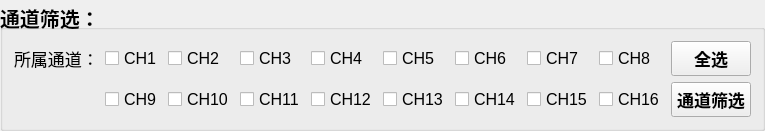
         <widget class="QGroupBox" name="groupBox_select">
          <property name="font">
           <font>
            <pointsize>15</pointsize>
            <weight>75</weight>
            <bold>true</bold>
           </font>
          </property>
          <property name="autoFillBackground">
           <bool>false</bool>
          </property>
          <property name="title">
           <string>通道筛选：</string>
          </property>
          <property name="alignment">
           <set>Qt::AlignBottom|Qt::AlignLeading|Qt::AlignLeft</set>
          </property>
          <property name="flat">
           <bool>false</bool>
          </property>
          <property name="checkable">
           <bool>false</bool>
          </property>
          <layout class="QGridLayout" name="gridLayout_5">
           <item row="1" column="10">
            <widget class="QPushButton" name="pbtn_SelectCH">
             <property name="minimumSize">
              <size>
               <width>0</width>
               <height>35</height>
              </size>
             </property>
             <property name="font">
              <font>
               <pointsize>13</pointsize>
               <weight>75</weight>
               <bold>true</bold>
              </font>
             </property>
             <property name="text">
              <string>通道筛选</string>
             </property>
            </widget>
           </item>
           <item row="0" column="0">
            <widget class="QLabel" name="label_2">
             <property name="font">
              <font>
               <pointsize>13</pointsize>
               <weight>50</weight>
               <bold>false</bold>
              </font>
             </property>
             <property name="text">
              <string>所属通道：</string>
             </property>
            </widget>
           </item>
           <item row="1" column="6">
            <widget class="QCheckBox" name="ckbox_CH13">
             <property name="enabled">
              <bool>true</bool>
             </property>
             <property name="font">
              <font>
               <pointsize>12</pointsize>
               <weight>50</weight>
               <bold>false</bold>
              </font>
             </property>
             <property name="text">
              <string>CH13</string>
             </property>
             <property name="checked">
              <bool>false</bool>
             </property>
             <property name="tristate">
              <bool>false</bool>
             </property>
            </widget>
           </item>
           <item row="0" column="5">
            <widget class="QCheckBox" name="ckbox_CH4">
             <property name="font">
              <font>
               <pointsize>12</pointsize>
               <weight>50</weight>
               <bold>false</bold>
              </font>
             </property>
             <property name="text">
              <string>CH4</string>
             </property>
             <property name="checked">
              <bool>false</bool>
             </property>
            </widget>
           </item>
           <item row="1" column="8">
            <widget class="QCheckBox" name="ckbox_CH15">
             <property name="enabled">
              <bool>true</bool>
             </property>
             <property name="font">
              <font>
               <pointsize>12</pointsize>
               <weight>50</weight>
               <bold>false</bold>
              </font>
             </property>
             <property name="text">
              <string>CH15</string>
             </property>
             <property name="checked">
              <bool>false</bool>
             </property>
             <property name="tristate">
              <bool>false</bool>
             </property>
            </widget>
           </item>
           <item row="1" column="4">
            <widget class="QCheckBox" name="ckbox_CH11">
             <property name="enabled">
              <bool>true</bool>
             </property>
             <property name="font">
              <font>
               <pointsize>12</pointsize>
               <weight>50</weight>
               <bold>false</bold>
              </font>
             </property>
             <property name="text">
              <string>CH11</string>
             </property>
             <property name="checked">
              <bool>false</bool>
             </property>
             <property name="tristate">
              <bool>false</bool>
             </property>
            </widget>
           </item>
           <item row="1" column="5">
            <widget class="QCheckBox" name="ckbox_CH12">
             <property name="enabled">
              <bool>true</bool>
             </property>
             <property name="font">
              <font>
               <pointsize>12</pointsize>
               <weight>50</weight>
               <bold>false</bold>
              </font>
             </property>
             <property name="text">
              <string>CH12</string>
             </property>
             <property name="checked">
              <bool>false</bool>
             </property>
             <property name="tristate">
              <bool>false</bool>
             </property>
            </widget>
           </item>
           <item row="1" column="3">
            <widget class="QCheckBox" name="ckbox_CH10">
             <property name="enabled">
              <bool>true</bool>
             </property>
             <property name="font">
              <font>
               <pointsize>12</pointsize>
               <weight>50</weight>
               <bold>false</bold>
              </font>
             </property>
             <property name="text">
              <string>CH10</string>
             </property>
             <property name="checked">
              <bool>false</bool>
             </property>
             <property name="tristate">
              <bool>false</bool>
             </property>
            </widget>
           </item>
           <item row="0" column="7">
            <widget class="QCheckBox" name="ckbox_CH6">
             <property name="font">
              <font>
               <pointsize>12</pointsize>
               <weight>50</weight>
               <bold>false</bold>
              </font>
             </property>
             <property name="text">
              <string>CH6</string>
             </property>
             <property name="checked">
              <bool>false</bool>
             </property>
            </widget>
           </item>
           <item row="0" column="8">
            <widget class="QCheckBox" name="ckbox_CH7">
             <property name="font">
              <font>
               <pointsize>12</pointsize>
               <weight>50</weight>
               <bold>false</bold>
              </font>
             </property>
             <property name="text">
              <string>CH7</string>
             </property>
             <property name="checked">
              <bool>false</bool>
             </property>
            </widget>
           </item>
           <item row="0" column="10">
            <widget class="QPushButton" name="pbtn_SelectAllCH">
             <property name="minimumSize">
              <size>
               <width>0</width>
               <height>35</height>
              </size>
             </property>
             <property name="font">
              <font>
               <pointsize>13</pointsize>
               <weight>75</weight>
               <bold>true</bold>
              </font>
             </property>
             <property name="text">
              <string>全选</string>
             </property>
            </widget>
           </item>
           <item row="0" column="9">
            <widget class="QCheckBox" name="ckbox_CH8">
             <property name="enabled">
              <bool>true</bool>
             </property>
             <property name="font">
              <font>
               <pointsize>12</pointsize>
               <weight>50</weight>
               <bold>false</bold>
              </font>
             </property>
             <property name="text">
              <string>CH8</string>
             </property>
             <property name="checked">
              <bool>false</bool>
             </property>
             <property name="tristate">
              <bool>false</bool>
             </property>
            </widget>
           </item>
           <item row="1" column="2">
            <widget class="QCheckBox" name="ckbox_CH9">
             <property name="enabled">
              <bool>true</bool>
             </property>
             <property name="font">
              <font>
               <pointsize>12</pointsize>
               <weight>50</weight>
               <bold>false</bold>
              </font>
             </property>
             <property name="text">
              <string>CH9</string>
             </property>
             <property name="checked">
              <bool>false</bool>
             </property>
             <property name="tristate">
              <bool>false</bool>
             </property>
            </widget>
           </item>
           <item row="1" column="7">
            <widget class="QCheckBox" name="ckbox_CH14">
             <property name="enabled">
              <bool>true</bool>
             </property>
             <property name="font">
              <font>
               <pointsize>12</pointsize>
               <weight>50</weight>
               <bold>false</bold>
              </font>
             </property>
             <property name="text">
              <string>CH14</string>
             </property>
             <property name="checked">
              <bool>false</bool>
             </property>
             <property name="tristate">
              <bool>false</bool>
             </property>
            </widget>
           </item>
           <item row="0" column="2">
            <widget class="QCheckBox" name="ckbox_CH1">
             <property name="enabled">
              <bool>true</bool>
             </property>
             <property name="font">
              <font>
               <pointsize>12</pointsize>
               <weight>50</weight>
               <bold>false</bold>
              </font>
             </property>
             <property name="text">
              <string>CH1</string>
             </property>
             <property name="checked">
              <bool>false</bool>
             </property>
             <property name="tristate">
              <bool>false</bool>
             </property>
            </widget>
           </item>
           <item row="0" column="3">
            <widget class="QCheckBox" name="ckbox_CH2">
             <property name="font">
              <font>
               <pointsize>12</pointsize>
               <weight>50</weight>
               <bold>false</bold>
              </font>
             </property>
             <property name="text">
              <string>CH2</string>
             </property>
             <property name="checked">
              <bool>false</bool>
             </property>
            </widget>
           </item>
           <item row="0" column="4">
            <widget class="QCheckBox" name="ckbox_CH3">
             <property name="font">
              <font>
               <pointsize>12</pointsize>
               <weight>50</weight>
               <bold>false</bold>
              </font>
             </property>
             <property name="text">
              <string>CH3</string>
             </property>
             <property name="checkable">
              <bool>true</bool>
             </property>
             <property name="checked">
              <bool>false</bool>
             </property>
            </widget>
           </item>
           <item row="0" column="6">
            <widget class="QCheckBox" name="ckbox_CH5">
             <property name="font">
              <font>
               <pointsize>12</pointsize>
               <weight>50</weight>
               <bold>false</bold>
              </font>
             </property>
             <property name="text">
              <string>CH5</string>
             </property>
             <property name="checked">
              <bool>false</bool>
             </property>
            </widget>
           </item>
           <item row="1" column="9">
            <widget class="QCheckBox" name="ckbox_CH16">
             <property name="enabled">
              <bool>true</bool>
             </property>
             <property name="font">
              <font>
               <pointsize>12</pointsize>
               <weight>50</weight>
               <bold>false</bold>
              </font>
             </property>
             <property name="text">
              <string>CH16</string>
             </property>
             <property name="checked">
              <bool>false</bool>
             </property>
             <property name="tristate">
              <bool>false</bool>
             </property>
            </widget>
           </item>
          </layout>
         </widget>
